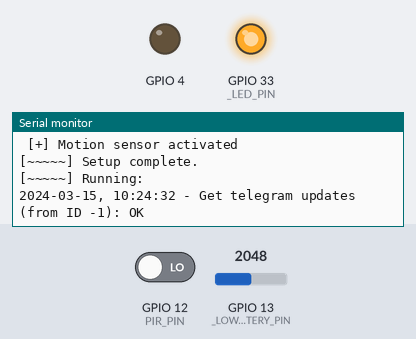
This sketch was run on a simulated ESP32. On the bench: output pins drawn as LEDs (lit = HIGH), the last lines printed to the serial monitor. The inputs (shaded band) are chosen by the test bench; at power-on: GPIO 13 (_LOWBATTERY_PIN) = 2048, GPIO 12 (PIR_PIN) LOW. WiFi joins after 1.5 s; servers stay silent unless stated; the local clock reads 2024-03-15 10:24:30 at power-on unless the sketch sets it; storage starts empty; random numbers use the default seed unless the sketch sets one; the camera gives no picture; web services answer with replies made up by the test bench.

Above: at 3.7 s.
3.8 s: GPIO 13 (_LOWBATTERY_PIN) set to 3040
At 5.5 s:
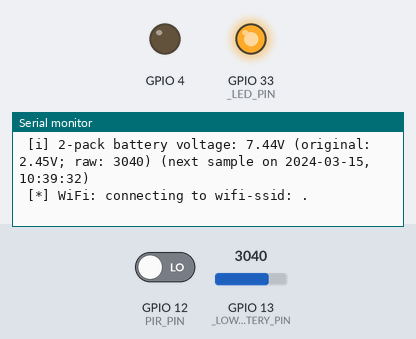
5.9 s: GPIO 12 (PIR_PIN) driven HIGH
At 8.4 s:
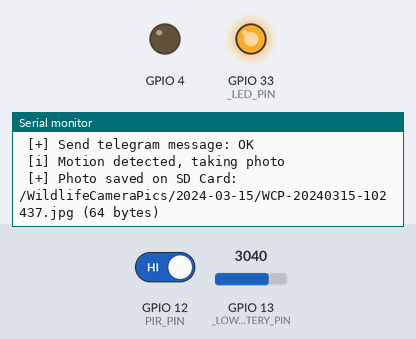

Measured:
- after the input at 3.8 s, the serial monitor: prints a new line after 0.66 s (image 1)
- after the input at 5.9 s, the serial monitor: prints a new line after 1.7 s (image 2)

The sketch:

WildlifeCamera.ino
```cpp
/**
 * @package Wildlife Camera
 * @author WizLab.it
 * @board AI-Thinker ESP32-CAM
 * @version 20240826.126
 */

#include "WildlifeCamera.h"


/**
 * Global variables
 * Initialize Telegram communications and Camera
 */
Pir pir(PIR_ENABLED, PIR_PIN);
Telegram telegram(TELEGRAM_BOT_API_TOKEN, TELEGRAM_CHAT_ID, &telegramCommandProcessor);
Camera camera(CAMERA_FRAME_SIZE, CAMERA_QUALITY, CAMERA_SDCARD_ENABLED);


/**
 * PIR interrupt function
 */
void IRAM_ATTR pirInterrupt() {
  __PIR.motionDetected = true;
}


/**
 * Setup
 */
void setup() {
  WRITE_PERI_REG(RTC_CNTL_BROWN_OUT_REG, 0);

  //Start serial
  Serial.begin(115200);
  Serial.println(F("\n\n\n\n\n"));
  Serial.println(F("************************************************************************"));
  Serial.println(F("***               ~  Wildlife Camera - by WizLab.it  ~               ***"));
  Serial.println(F("************************************************************************"));
  Serial.println(F("[~~~~~] Setup:"));

  //Get wake up reason
  __WakeUp.reason = deepSleepWakeUpCheck();

  //Initialize camera and check if to take a photo (wake up by PIR)
  bool cameraStatus = camera.init();
  if(cameraStatus && (__WakeUp.reason == ESP_SLEEP_WAKEUP_EXT0)) {
    Serial.print(" [*] Take photo after PIR wake up... ");
    delay(1500);
    Serial.println("now");
    __PIR.photoLength = camera.takePhoto(&__PIR.photo, false);
  }

  //Configure built-in led
  pinMode(_LED_PIN, OUTPUT);
  digitalWrite(_LED_PIN, HIGH);

  //Configure lob-battery input pin
  pinMode(_LOWBATTERY_PIN, INPUT);

  //Connect to Wi-Fi
  wifiConnect(true);

  //Check if camera is available
  if(cameraStatus) {
    Serial.println(" [+] Camera activated");
    camera.sdOpen(); //Initiallize SD Card
    camera.sdClose();
  } else {
    Serial.println(" [-] Camera initialization");
    Serial.println(F("[~~~~~] Going to deep sleep..."));
    telegram.sendMessage("Camera initialization failed, going to sleep");
    deepSleepActivate(_DEEP_SLEEP_DURATION, true);
  }

  //Set wake up duration based on wake up reason
  switch(__WakeUp.reason) {
    case ESP_SLEEP_WAKEUP_EXT0: setWakeupEnd(_WAKEUP_DURATION_BY_PIR); break;
    case ESP_SLEEP_WAKEUP_TIMER: setWakeupEnd(_WAKEUP_DURATION_BY_TIMER); break;
    default: setWakeupEnd(_WAKEUP_DURATION_DEFAULT); break;
  }

  //Enable PIR
  if(PIR_ENABLED) pir.enable(&pirInterrupt);

  //Setup complete
  Serial.println(F("[~~~~~] Setup complete."));
  Serial.println(F("[~~~~~] Running:"));
}


/**
 * Loop
 */
void loop() {
  //If no photos are stored and PIR is enabled and motion is detected, then takes a new photo and calculate new wake up duration
  if(PIR_ENABLED && (__PIR.photo == NULL) && __PIR.motionDetected) {
    Serial.println(" [i] Motion detected, taking photo");
    __PIR.photoLength = camera.takePhoto(&__PIR.photo, false);
    setWakeupEnd(_WAKEUP_DURATION_BY_PIR);
    __PIR.motionDetected = false;
  }

  //Check WiFi connection
  if(wifiConnect(false)) {
    //Check if there is a photo to be sent on telegram
    if((__PIR.photoLength > 0) && (__PIR.photo != NULL)) {
      telegram.sendPhoto(__PIR.photo, __PIR.photoLength);
    }

    //Check Telegram updates every 5 seconds
    if(__Timers.telegramGetUpdates < millis()) {
      __Timers.telegramGetUpdates = millis() + 5000;

      //int8_t telegramUpdatesCount = telegramGetUpdates();
      int8_t telegramUpdatesCount = telegram.getUpdates();

      //If there are updates, then recalculate wake up duration
      if(telegramUpdatesCount > 0) setWakeupEnd(_WAKEUP_INCREASE_BY_TELEGRAM);
    }
  }

  //Battery level check
  batteryCheck();

  //Free PIR photo
  free(__PIR.photo);
  __PIR.photo = NULL;
  __PIR.photoLength = 0;

  //Check if go to deep sleep
  if(millis() > __WakeUp.end) {
    Serial.println(F("[~~~~~] Going to deep sleep..."));
    deepSleepActivate(_DEEP_SLEEP_DURATION, true);
  }

  //Loop end
  delay(500);
}


/**
 * wifiConnect
 * Connect to WiFi Network
 * @param blocking    if true, wait for connection result; if false, return immediately
 * @return            true if connection is successful, false otherwise
 */
bool wifiConnect(bool blocking) {
  bool wifiConnectionJustInitiated = false;

  //Check if already connected
  if(WiFi.status() == WL_CONNECTED) {
    //Get current timestamp
    long timestamp = getTimestamp();

    //Check if NTP is OK
    if(timestamp < 1000000000) {
      configTime((NTP_TIMEZONE * 3600), 3600, NTP_SERVER);
      timestamp = getTimestamp();
    }

    //Set startup timestamp
    if(__System.startupTimestamp == 0) {
      if(timestamp > 1000000000) {
        __System.startupTimestamp = timestamp - ((unsigned long)(millis() / 1000));
      }
    }

    return true;
  }

  //If here, it's not connected: if WiFi is OFF, then reset and start WiFi Connection
  wl_status_t wifiStatus = WiFi.status();
  if((wifiStatus != WL_NO_SHIELD) || (wifiStatus == WL_STOPPED)) {
    WiFi.disconnect(true);
    WiFi.mode(WIFI_STA);
    delay(250);
    WiFi.begin(WIFI_SSID, WIFI_PSK);
    wifiConnectionJustInitiated = true;
  }

  //Try to connect
  if(blocking) {
    Serial.printf(" [*] WiFi: connecting to %s: ", WIFI_SSID);
    uint8_t i = 0;
    while(WiFi.status() != WL_CONNECTED) {
      Serial.print(".");
      if(i++ > _WIFI_CONNECTION_TIMEOUT) break;
      delay(1000);
    }
    if(WiFi.status() == WL_CONNECTED) {
      Serial.println(" OK");
    } else {
      Serial.println(" failed");
      WiFi.disconnect(true);
    }
  } else {
    if(wifiConnectionJustInitiated) {
      __Timers.wifiConnectionTimeout = millis() + (_WIFI_CONNECTION_TIMEOUT * 1000);
      Serial.printf(" [*] WiFi: try to connect to %s (non-blocking)\n", WIFI_SSID);
    } else {
      if((WiFi.status() == WL_DISCONNECTED)) { //Connecting
        if(__Timers.wifiConnectionTimeout < millis()) {
          Serial.printf(" [-] WiFi: connection to %s failed\n", WIFI_SSID);
          WiFi.disconnect(true);
        }
      }
    }
  }

  //Check connection status
  if(WiFi.status() == WL_CONNECTED) {
    Serial.printf(" [+] WiFi: connected to %s (%s)\n", WIFI_SSID, WiFi.localIP().toString().c_str());

    //Set local time via NTP
    configTime((NTP_TIMEZONE * 3600), 3600, NTP_SERVER);

    return true;
  }

  //If here, connection failed
  return false;
}


/**
 * setWakeupEnd
 * Set new wake up end
 * End is changed only if larger than the current one
 * @param increase  How much the wake up duration should be increased
 * @return          Wake up end set
 */
unsigned long setWakeupEnd(unsigned long increase) {
  unsigned long newEnd = millis() + (increase * 1000);
  if(newEnd > __WakeUp.end) {
    __WakeUp.end = newEnd;
  }
  return __WakeUp.end;
}


/**
 * getTimestamp
 * Get current timestamp
 * @return    Current timestamp
 */
unsigned long getTimestamp() {
  struct tm timeinfo;
  time_t now;

  //Check NTP status
  if(!getLocalTime(&timeinfo)) {
    return (long)(millis() / 1000);
  }

  //Get current timestamp
  time(&now);
  return (now > 100000000) ? now : (long)(millis() / 1000);
}


/**
 * getDateFormat
 * Get formatted date
 * @param format      Format as defined for strftime()
 * @param timestamp   (optional) If set, use this timestamp, otherwise use current timestamp
 * @return            Formatted date as String
 */
String getDateFormat(String format, time_t timestamp) {
  struct tm timeinfo;
  time_t now;
  char datetime[50];

  //Check NTP status
  if(!getLocalTime(&timeinfo)) {
    return String("");
  }

  //Set time
  if(timestamp != 0) {
    now = timestamp;
  } else {
    time(&now);
    if(now < 100000000) return String("");
  }
  timeinfo = *localtime(&now);

  //Build string
  strftime(datetime, 50, format.c_str(), &timeinfo);
  return String(datetime);
}


/**
 * getUptime
 * Get uptime
 * @return    Uptime in seconds
 */
unsigned long getUptime() {
  if(__System.startupTimestamp != 0) {
    return (getTimestamp() - __System.startupTimestamp);
  } else {
    return (unsigned long)(millis() / 1000);
  }
}


/**
 * batteryCheck
 * General battery status check
 */
void batteryCheck() {
  //Battery level check (also update __System battery level variables)
  uint8_t batteryLevel = getBatteryLevel();

  if(batteryLevel < __System.batteryLastNotificationLevel) {
    Serial.println(" [*] Battery level: " + String(batteryLevel) + "/5");
    int8_t telegramStatus = telegram.sendMessage("Wildlife Camera battery status\n"
      " [+] Battery level: " + String(batteryLevel) + "/5 (" + String(_LOWBATTERY_NUMBER_OF_BATTERIES) + " batteries)\n"
      " [+] PIN voltage: " + String(__System.batteryVoltageMillivoltsOnAnalogPin / 1000.0) + "V\n"
      " [+] Pack voltage: " + String(__System.batteryVoltageMillivoltsEffective / 1000.0) + "V\n"
      " [+] Single voltage: " + String(__System.batteryVoltageMillivoltsEffective / (1000.0 * _LOWBATTERY_NUMBER_OF_BATTERIES)) + "V\n");
    if(telegramStatus == 0) __System.batteryLastNotificationLevel = batteryLevel;
  }

  //If battery is critically low, disable PIR and go to sleep for long time
  if(batteryLevel == 0) {
    Serial.println(" [~~~~~] Battery level critically low!\nSleeping for " + String(_LOWBATTERY_CRITICAL_DEEP_SLEEP) + " hours.");
    telegram.sendMessage("Wildlife Camera battery level critically low!\n"
      " [+] Battery level: " + String(batteryLevel) + "/5 (" + String(_LOWBATTERY_NUMBER_OF_BATTERIES) + " batteries)\n"
      " [+] PIN voltage: " + String(__System.batteryVoltageMillivoltsOnAnalogPin / 1000.0) + "V\n"
      " [+] Pack voltage: " + String(__System.batteryVoltageMillivoltsEffective / 1000.0) + "V\n"
      " [+] Single voltage: " + String(__System.batteryVoltageMillivoltsEffective / (1000.0 * _LOWBATTERY_NUMBER_OF_BATTERIES)) + "V\n"
      "Sleeping for " + String(_LOWBATTERY_CRITICAL_DEEP_SLEEP) + " hours.");
    deepSleepActivate(_LOWBATTERY_CRITICAL_DEEP_SLEEP * 60 * 60, false);
  }
}


/**
 * getBatteryVoltage
 * Get the battery voltage
 * @param getRaw    (optional, default true) If true, then return raw ADC result; if false, then returns millivolt
 * @return          Battery voltage (raw ADC or millivolts)
 */
uint32_t getBatteryVoltage(bool getRaw) {
  //Check if battery ADC needs to be updated
  if(__System.batteryVoltageCacheExpire < getTimestamp()) {
    __System.batteryVoltageCacheExpire = getTimestamp() + _LOWBATTERY_CACHE_TIMEOUT;

    //New battery ADC sample (disable WiFi when sampling)
    WiFi.disconnect(true);
    delay(1000);
    __System.batteryVoltageRaw = analogRead(_LOWBATTERY_PIN);
    delay(500);
    __System.batteryVoltageMillivoltsOnAnalogPin = analogReadMilliVolts(_LOWBATTERY_PIN);
    __System.batteryVoltageMillivoltsEffective = __System.batteryVoltageMillivoltsOnAnalogPin * _LOWBATTERY_VDIV_RATIO;  //Calculate effective battery voltage after voltage divider
    Serial.printf(" [i] Single battery voltage: %0.2fV (original: %0.2fV; raw: %d) (next sample on %s)\n", (__System.batteryVoltageMillivoltsEffective / (1000.0 * _LOWBATTERY_NUMBER_OF_BATTERIES)), (__System.batteryVoltageMillivoltsOnAnalogPin / (1000.0 * _LOWBATTERY_NUMBER_OF_BATTERIES)), (__System.batteryVoltageRaw / _LOWBATTERY_NUMBER_OF_BATTERIES), getDateFormat("%F, %T", __System.batteryVoltageCacheExpire).c_str());
    Serial.printf(" [i] %d-pack battery voltage: %0.2fV (original: %0.2fV; raw: %d) (next sample on %s)\n", _LOWBATTERY_NUMBER_OF_BATTERIES, (__System.batteryVoltageMillivoltsEffective / 1000.0), (__System.batteryVoltageMillivoltsOnAnalogPin / 1000.0), __System.batteryVoltageRaw, getDateFormat("%F, %T", __System.batteryVoltageCacheExpire).c_str());
    wifiConnect(true);

    //Set new wakeup duration
    setWakeupEnd(_WAKEUP_DURATION_DEFAULT);
  }

  return (getRaw) ? __System.batteryVoltageRaw : __System.batteryVoltageMillivoltsEffective;
}


/**
 * getBatteryLevel
 * Get battery level (0 to 5)
 * @return      Battery level (0-5)
 */
uint8_t getBatteryLevel() {
  uint32_t batteryVoltageMillivolts = getBatteryVoltage(false);

  //If battery voltage is <6000 mV, then it's connected to USB
  if(batteryVoltageMillivolts < (3000 * _LOWBATTERY_NUMBER_OF_BATTERIES)) return 5;

  //Battery Powered
  if(batteryVoltageMillivolts > (4000 * _LOWBATTERY_NUMBER_OF_BATTERIES)) return 5;
  else if(batteryVoltageMillivolts > (3900 * _LOWBATTERY_NUMBER_OF_BATTERIES)) return 4;
  else if(batteryVoltageMillivolts > (3800 * _LOWBATTERY_NUMBER_OF_BATTERIES)) return 3;
  else if(batteryVoltageMillivolts > (3700 * _LOWBATTERY_NUMBER_OF_BATTERIES)) return 2;
  else if(batteryVoltageMillivolts > (3600 * _LOWBATTERY_NUMBER_OF_BATTERIES)) return 1;
  else return 0;
}


/**
 * deepSleepActivate
 * Activate deep sleep
 * @param seconds             seconds to deep sleep before to wake up
 * @param enableWakeupByPir   if true, wake up by PIR is enabled; if false PIR won't wake up the device
 */
void deepSleepActivate(uint16_t seconds, bool enableWakeupByPir) {
  //Hold flash when sleeping
  camera.flashGpioHold(true);

  //PIR wake up
  pir.prepareDeepSleep(enableWakeupByPir);

  //Timer wake up
  esp_sleep_enable_timer_wakeup(seconds * 1000 * 1000);

  //Go to deep sleep
  gpio_deep_sleep_hold_en();
  esp_deep_sleep_start();
}


/**
 * deepSleepWakeUpCheck
 * Check if wake up from deep sleep
 * @return    Wake up reason
 */
esp_sleep_wakeup_cause_t deepSleepWakeUpCheck() {
  //Disable pin hold
  camera.flashGpioHold(false);
  gpio_deep_sleep_hold_dis();

  //Get wake up reason
  esp_sleep_wakeup_cause_t wakeup_reason = esp_sleep_get_wakeup_cause();
  switch(wakeup_reason) {
    case ESP_SLEEP_WAKEUP_EXT0: //Wake up from PIR
      Serial.println(" [*] Wake up by PIR (EXT0)");
      break;
    case ESP_SLEEP_WAKEUP_TIMER: //Wake up from TIMER
      Serial.println(" [*] Wake up by TIMER");
      break;
  }

  return wakeup_reason;
}


/**
 * cameraSdGetUsedSpace
 * Camera::sdGetUsedSpace() wrapper
 * @return    SD card usage percentage
 */
float cameraSdGetUsedSpace() {
  return camera.sdGetUsedSpace();
}


/**
 * telegramCommandProcessor
 * External function that processes the received telegram commands
 * ----------------------------------------
 * Telegram Bot commands list configuration
 * wakeup - Wake up from deep sleep
 * photo - Take a photo
 * photoflash - Take a photo with flash
 * status - Device status
 * blink - Blink flash (identify device)
 * ----------------------------------------
 * @param command     command string (i.e. /status)
 */
void telegramCommandProcessor(const char* command) {
  //Command: /wakeup
  //Send wake up welcome message
  if(strcmp("/wakeup", command) == 0) {
    setWakeupEnd(_WAKEUP_INCREASE_BY_TELEGRAM * 5);
    telegram.sendMessage("Hello!\nCurrent date and time: " + getDateFormat("%F, %T") + "\n\nI'll be awake for " + String(_WAKEUP_INCREASE_BY_TELEGRAM * 5 / 60) + " minutes, please send your commands");
  }

  //Command: /photo
  //Takes a photo and sent it to the telegram chat
  else if(strcmp("/photo", command) == 0) {
    uint8_t *photo = NULL;
    long photoLength = camera.takePhoto(&photo, false);
    if(photoLength > 0) telegram.sendPhoto(photo, photoLength);
    free(photo);
    photo = NULL;
  }

  //Command: /photoflash
  //Takes a photo with flash and sent it to the telegram chat
  else if(strcmp("/photoflash", command) == 0) {
    uint8_t *photo = NULL;
    long photoLength = camera.takePhoto(&photo, true);
    if(photoLength > 0) telegram.sendPhoto(photo, photoLength);
    free(photo);
    photo = NULL;
  }

  //Command: /status
  //Send device status
  else if(strcmp("/status", command) == 0) {
    String datetime = getDateFormat("%F, %T");
    String statusMessage = "Wildlife Camera by WizLab.it\n";

    //Calculate uptime parts
    unsigned long uptimeSeconds = getUptime();
    uint16_t uptimeHours = uint16_t(uptimeSeconds / 3600);
    uptimeSeconds -= (uptimeHours * 3600);
    uint8_t uptimeMinutes = uint8_t(uptimeSeconds / 60);
    uptimeSeconds -= (uptimeMinutes * 60);

    //Update battery voltages
    getBatteryVoltage(false);

    //Device status
    statusMessage += "\nDevice:\n"
      " [" + String((datetime == "") ? "-" : "+") + "] Date and time: " + ((datetime == "") ? "unknown" : datetime) + "\n"
      " [+] Uptime: " + String(uptimeHours) + " hours, " + String(uptimeMinutes) + " minutes, " + String(uptimeSeconds) + " seconds\n"
      " [+] Device ID: " + String(ESP.getEfuseMac()) + "\n";

    //WiFi status
    statusMessage += "\nWiFi:\n"
      " [+] SSID: " + WiFi.SSID() + "\n"
      " [+] RSSI: " + String(WiFi.RSSI()) + "\n"
      " [+] IP Address: " + String(WiFi.localIP().toString()) + "\n";

    //Battery status
    statusMessage += "\nBattery:\n"
      " [+] Level: " + String(getBatteryLevel()) + "/5\n"
      " [+] Quantity: " + String(_LOWBATTERY_NUMBER_OF_BATTERIES) + "\n"
      " [+] PIN voltage: " + String(__System.batteryVoltageMillivoltsOnAnalogPin / 1000.0) + "V\n"
      " [+] Pack voltage: " + String(__System.batteryVoltageMillivoltsEffective / 1000.0) + "V\n"
      " [+] Single voltage: " + String(__System.batteryVoltageMillivoltsEffective / (1000.0 * _LOWBATTERY_NUMBER_OF_BATTERIES)) + "V\n";

    //SD Card status
    statusMessage += "\nSD Card:\n";
    if(camera.sdOpen()) {
      statusMessage += " [+] Used space: " + String(camera.sdGetUsedSpace()) + "%\n"
        " [+] Number of photos: " + String(camera.sdGetPhotoCounter()) + "\n"
        " [+] Last photo date: " + ((camera.sdGetLastPhotoTimestamp() == 0) ? "-" : getDateFormat("%F, %T", camera.sdGetLastPhotoTimestamp())) + "\n";
    } else {
      statusMessage += " [-] not available\n";
    }
    camera.sdClose();

    //Send message
    telegram.sendMessage(statusMessage);
  }

  //Command: /blink
  //Blink the flash 5 times
  else if(strcmp("/blink", command) == 0) {
    for(uint8_t i=0; i<5; i++) {
      camera.flashBlink(10);
      delay(100);
    }
  }

  //Unknown command
  else {
    Serial.println(" [-] Unknown command");
  }
}
```

Source omitted: WildlifeCamera.h (1790 bytes), camera.cpp (7964 bytes), camera.h (2076 bytes), extern.h (532 bytes), pir.cpp (1210 bytes), pir.h (573 bytes), telegram.cpp (8745 bytes), telegram.h (1250 bytes), config-sample.h (1452 bytes)
